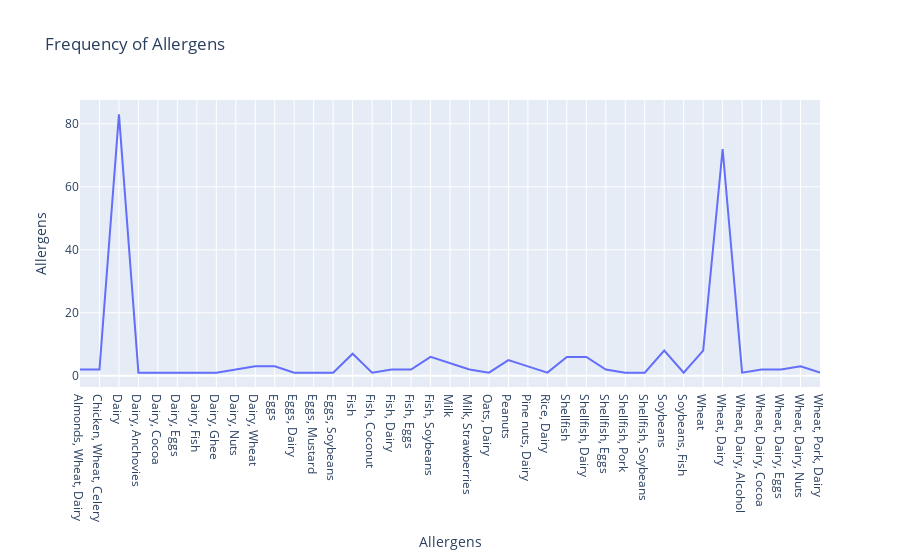

This figure's notebook cell:
### Markdown cell above
## LINE GRAPH INTERCTIVE: FREQUENCY VS ALLERGENS

### Code cell
data = pd.read_csv("food_ingredients_and_allergens.csv")

allergens_counts = data["Allergens"].value_counts().sort_index()
allergens_counts = allergens_counts[allergens_counts.index != "None"]  # Filter out the "None" value

allergens_counts = allergens_counts.reset_index()  # Reset the index

fig = px.line(allergens_counts, x="index", y=allergens_counts["Allergens"],
              labels={"index": "Allergens", "y": "Frequency"},
              title="Frequency of Allergens")

fig.update_traces(hovertemplate="Allergen: %{x}<br>Frequency: %{y}")

fig.show()

### Figure 1 — Plotly figure (JSON) as saved in the notebook; plotly's stock layout.template omitted (floating-point values rounded to 4 significant figures)
{"data": [{"hovertemplate": "Allergen: %{x}<br>Frequency: %{y}", "legendgroup": "", "line": {"color": "#636efa", "dash": "solid"}, "marker": {"symbol": "circle"}, "mode": "lines", "name": "", "orientation": "v", "showlegend": false, "type": "scatter", "x": ["Almonds, Wheat, Dairy", "Chicken, Wheat, Celery", "Dairy", "Dairy, Anchovies", "Dairy, Cocoa", "Dairy, Eggs", "Dairy, Fish", "Dairy, Ghee", "Dairy, Nuts", "Dairy, Wheat", "Eggs", "Eggs, Dairy", "Eggs, Mustard", "Eggs, Soybeans", "Fish", "Fish, Coconut", "Fish, Dairy", "Fish, Eggs", "Fish, Soybeans", "Milk", "Milk, Strawberries", "Oats, Dairy", "Peanuts", "Pine nuts, Dairy", "Rice, Dairy", "Shellfish", "Shellfish, Dairy", "Shellfish, Eggs", "Shellfish, Pork", "Shellfish, Soybeans", "Soybeans", "Soybeans, Fish", "Wheat", "Wheat, Dairy", "Wheat, Dairy, Alcohol", "Wheat, Dairy, Cocoa", "Wheat, Dairy, Eggs", "Wheat, Dairy, Nuts", "Wheat, Pork, Dairy"], "xaxis": "x", "y": [2, 2, 83, 1, 1, 1, 1, 1, 2, 3, 3, 1, 1, 1, 7, 1, 2, 2, 6, 4, 2, 1, 5, 3, 1, 6, 6, 2, 1, 1, 8, 1, 8, 72, 1, 2, 2, 3, 1], "yaxis": "y"}], "layout": {"legend": {"tracegroupgap": 0}, "title": {"text": "Frequency of Allergens"}, "xaxis": {"anchor": "y", "domain": [0, 1], "title": {"text": "Allergens"}}, "yaxis": {"anchor": "x", "domain": [0, 1], "title": {"text": "Allergens"}}}}
